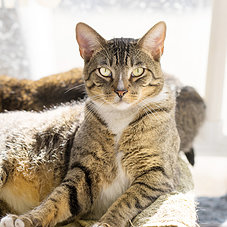
#> input picture 2018/burger/experimental/dek/tfjs/cat.jpg, 227 x 227 px, given in place of the camera
$ python basic.py   (older library calls are emulated)
#> lines starting #> are read from the running program, lines starting #| are printed output that depends on the picture; after the words box and inside, x2 and y2 are one past the last pixel; in counts of white or black regions, pixels touching at a corner belong together
import cv2
#reading the image
cam = cv2.VideoCapture(0)
width = long(cam.get(cv2.CAP_PROP_FRAME_WIDTH))
height = long(cam.get(cv2.CAP_PROP_FRAME_HEIGHT))
while True:
    ret, image = cam.read()
#> image is the input picture: shape (227, 227, 3); mean B, G, R 154.1, 172.3, 185.7

    edged = cv2.Canny(image, 40, 200)
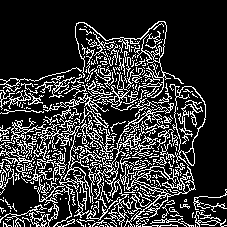
#> edged: shape (227, 227); 20.7% white in thin lines or dots

    #applying closing function
    kernel = cv2.getStructuringElement(cv2.MORPH_RECT, (7, 7))
    closed = cv2.morphologyEx(edged, cv2.MORPH_CLOSE, kernel)
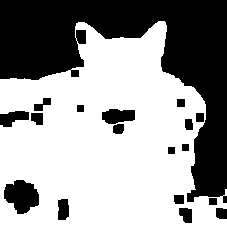
#> closed: shape (227, 227); 60.6% white; 18 black regions
    # cv2.imshow("Closed", closed)

    #finding_contours
    im2, contours, hierarchy = cv2.findContours(closed.copy(), cv2.RETR_EXTERNAL, cv2.CHAIN_APPROX_SIMPLE)
#> contours = 1 contour; box (x1, y1, x2, y2) and area: (0, 21, 227, 227) 33398

    for c in contours:
            peri = cv2.arcLength(c, True)
            approx = cv2.approxPolyDP(c, 0.02 * peri, True)
            cv2.drawContours(image, [approx], -1, (0, 255, 0), 2)
#> this loop made 1 pass
#> peri on pass 1: 1028.2
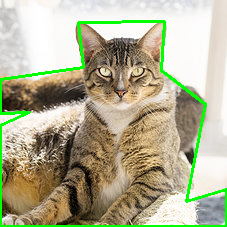
#> image: shape (227, 227, 3); 4.51% of pixels changed, all inside (x1, y1, x2, y2) = (0, 20, 227, 227)
    cv2.imshow("Output", closed)
    cv2.waitKey(1)
